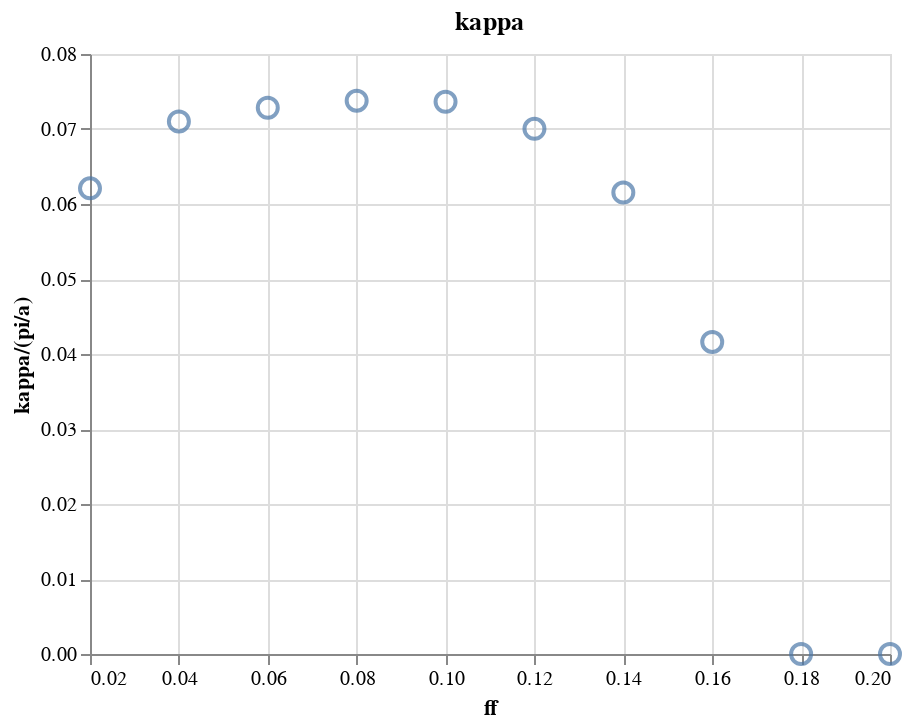

Write notebook code for a chart like this one.
### Markdown cell above
不同参数对 $f=0.66$($\lambda=1515nm$) 的 kappa：

### Code cell
def calc_kappa(freq0, kxs, freqs):
    if freq0 - freqs.iloc[-1] > 0:
        kappa = np.sqrt((kxs.iloc[-1] - kxs.iloc[-2]) ** 2 / (freqs.iloc[-1] - freqs.iloc[-2]) * (freq0 - freqs.iloc[-1]))
    else:
        kappa = 0
    return kappa

def bandmaps2kappa(freq0, band, df_bandmaps):
    df = df_bandmaps
    return list(map(lambda ff: calc_kappa(freq0, 
                                          df[(df.ff==ff) & (df.band==band)].kx,
                                          df[(df.ff==ff) & (df.band==band)].freq,
                                         ), ff_set))

df_kappa0 = pd.DataFrame({
    "ff": list(ff_set), 
    "kappa": bandmaps2kappa(0.66, 0, df_bandmaps),
})

alt_kappa0 = alt.Chart(df_kappa0).mark_point(shape='circle').encode(
    x=alt.X('ff',scale=alt.Scale(zero=False)),
    y=alt.Y('kappa',scale=alt.Scale(zero=False),title='kappa/(pi/a)'),
    size=alt.value(100),
    tooltip=['ff', 'kappa']
).properties(title='kappa ')

alt_kappa0.save('sample/bandmap_of_1DPhotonicCrystal/kappa0.html')
alt_kappa0

### Figure 1 — Vega-Lite specification as saved in the notebook (floating-point values rounded to 4 significant figures)
{"config": {"view": {"continuousWidth": 400, "continuousHeight": 300}}, "data": {"name": "data-135f9a7a5533c39fded13155cbd68e66"}, "mark": {"type": "point", "shape": "circle"}, "encoding": {"size": {"value": 100}, "tooltip": [{"field": "ff", "type": "quantitative"}, {"field": "kappa", "type": "quantitative"}], "x": {"field": "ff", "scale": {"zero": false}, "type": "quantitative"}, "y": {"field": "kappa", "scale": {"zero": false}, "title": "kappa/(pi/a)", "type": "quantitative"}}, "title": "kappa ", "$schema": "https://vega.github.io/schema/vega-lite/v4.17.0.json", "datasets": {"data-135f9a7a5533c39fded13155cbd68e66": [{"ff": 0.1, "kappa": 0.07364}, {"ff": 0.08, "kappa": 0.07378}, {"ff": 0.06, "kappa": 0.07284}, {"ff": 0.04, "kappa": 0.07101}, {"ff": 0.12, "kappa": 0.07002}, {"ff": 0.14, "kappa": 0.06152}, {"ff": 0.16, "kappa": 0.0416}, {"ff": 0.18, "kappa": 0.0}, {"ff": 0.2, "kappa": 0.0}, {"ff": 0.02, "kappa": 0.06208}]}}
